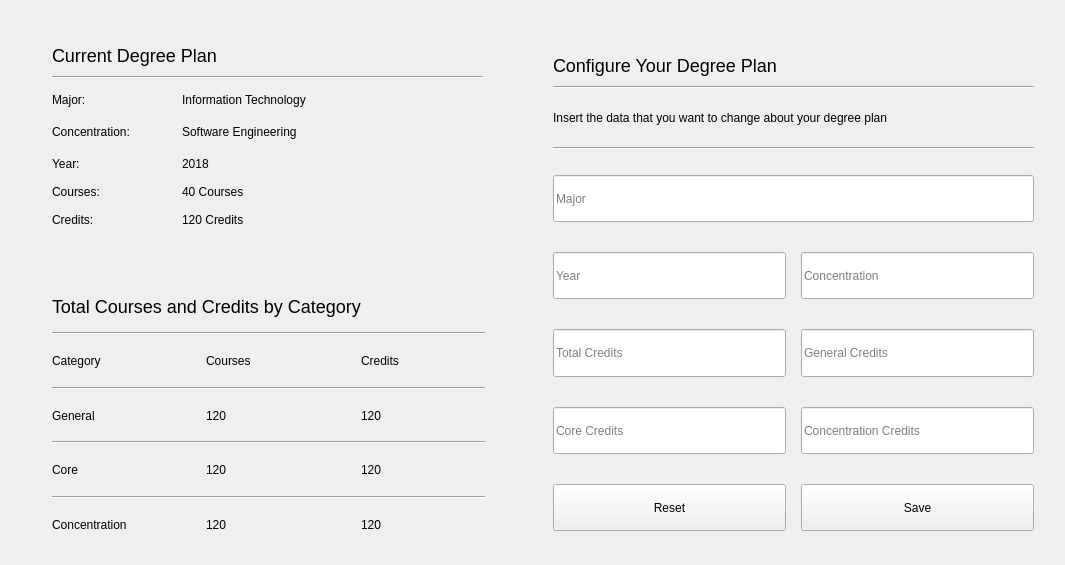
         <widget class="QWidget" name="degreeplan_page">
          <widget class="QFrame" name="current_degreeplan">
           <property name="geometry">
            <rect>
             <x>32</x>
             <y>30</y>
             <width>470</width>
             <height>221</height>
            </rect>
           </property>
           <property name="styleSheet">
            <string notr="true"/>
           </property>
           <property name="frameShape">
            <enum>QFrame::NoFrame</enum>
           </property>
           <property name="frameShadow">
            <enum>QFrame::Plain</enum>
           </property>
           <widget class="QWidget" name="layoutWidget_3">
            <property name="geometry">
             <rect>
              <x>10</x>
              <y>10</y>
              <width>451</width>
              <height>196</height>
             </rect>
            </property>
            <layout class="QGridLayout" name="gridLayout_8">
             <property name="leftMargin">
              <number>10</number>
             </property>
             <property name="topMargin">
              <number>5</number>
             </property>
             <property name="rightMargin">
              <number>10</number>
             </property>
             <property name="bottomMargin">
              <number>5</number>
             </property>
             <property name="horizontalSpacing">
              <number>30</number>
             </property>
             <property name="verticalSpacing">
              <number>10</number>
             </property>
             <item row="3" column="0">
              <widget class="QLabel" name="user_sum_concentration_15">
               <property name="sizePolicy">
                <sizepolicy hsizetype="Preferred" vsizetype="Expanding">
                 <horstretch>0</horstretch>
                 <verstretch>0</verstretch>
                </sizepolicy>
               </property>
               <property name="text">
                <string>Concentration:</string>
               </property>
              </widget>
             </item>
             <item row="2" column="0">
              <widget class="QLabel" name="user_sum_major_27">
               <property name="sizePolicy">
                <sizepolicy hsizetype="Preferred" vsizetype="Expanding">
                 <horstretch>0</horstretch>
                 <verstretch>0</verstretch>
                </sizepolicy>
               </property>
               <property name="text">
                <string>Major:</string>
               </property>
              </widget>
             </item>
             <item row="4" column="0">
              <widget class="QLabel" name="user_sum_major_28">
               <property name="sizePolicy">
                <sizepolicy hsizetype="Preferred" vsizetype="Expanding">
                 <horstretch>0</horstretch>
                 <verstretch>0</verstretch>
                </sizepolicy>
               </property>
               <property name="text">
                <string>Year:</string>
               </property>
              </widget>
             </item>
             <item row="2" column="1" colspan="3">
              <widget class="QLabel" name="dp_major">
               <property name="sizePolicy">
                <sizepolicy hsizetype="Expanding" vsizetype="Expanding">
                 <horstretch>0</horstretch>
                 <verstretch>0</verstretch>
                </sizepolicy>
               </property>
               <property name="text">
                <string>Information Technology</string>
               </property>
              </widget>
             </item>
             <item row="5" column="0" rowspan="2">
              <widget class="QLabel" name="user_sum_concentration_11">
               <property name="sizePolicy">
                <sizepolicy hsizetype="Preferred" vsizetype="Expanding">
                 <horstretch>0</horstretch>
                 <verstretch>0</verstretch>
                </sizepolicy>
               </property>
               <property name="text">
                <string>Courses:</string>
               </property>
              </widget>
             </item>
             <item row="0" column="0" colspan="4">
              <widget class="QLabel" name="user_sum_fullname_7">
               <property name="styleSheet">
                <string notr="true">font-size: 18px;</string>
               </property>
               <property name="text">
                <string>Current Degree Plan</string>
               </property>
              </widget>
             </item>
             <item row="3" column="1" colspan="3">
              <widget class="QLabel" name="dp_conc">
               <property name="sizePolicy">
                <sizepolicy hsizetype="Preferred" vsizetype="Expanding">
                 <horstretch>0</horstretch>
                 <verstretch>0</verstretch>
                </sizepolicy>
               </property>
               <property name="text">
                <string>Software Engineering</string>
               </property>
              </widget>
             </item>
             <item row="4" column="1" colspan="3">
              <widget class="QLabel" name="dp_year">
               <property name="sizePolicy">
                <sizepolicy hsizetype="Expanding" vsizetype="Expanding">
                 <horstretch>0</horstretch>
                 <verstretch>0</verstretch>
                </sizepolicy>
               </property>
               <property name="text">
                <string>2018</string>
               </property>
              </widget>
             </item>
             <item row="1" column="0" colspan="4">
              <widget class="Line" name="line_9">
               <property name="orientation">
                <enum>Qt::Horizontal</enum>
               </property>
              </widget>
             </item>
             <item row="7" column="0">
              <widget class="QLabel" name="user_sum_concentration_12">
               <property name="sizePolicy">
                <sizepolicy hsizetype="Preferred" vsizetype="Expanding">
                 <horstretch>0</horstretch>
                 <verstretch>0</verstretch>
                </sizepolicy>
               </property>
               <property name="text">
                <string>Credits:</string>
               </property>
              </widget>
             </item>
             <item row="5" column="1" rowspan="2" colspan="3">
              <widget class="QLabel" name="dp_courses">
               <property name="sizePolicy">
                <sizepolicy hsizetype="Expanding" vsizetype="Expanding">
                 <horstretch>0</horstretch>
                 <verstretch>0</verstretch>
                </sizepolicy>
               </property>
               <property name="text">
                <string>40 Courses</string>
               </property>
              </widget>
             </item>
             <item row="7" column="1" colspan="3">
              <widget class="QLabel" name="dp_credits">
               <property name="sizePolicy">
                <sizepolicy hsizetype="Expanding" vsizetype="Expanding">
                 <horstretch>0</horstretch>
                 <verstretch>0</verstretch>
                </sizepolicy>
               </property>
               <property name="text">
                <string>120 Credits</string>
               </property>
              </widget>
             </item>
            </layout>
           </widget>
          </widget>
          <widget class="QFrame" name="courses_by_category">
           <property name="geometry">
            <rect>
             <x>32</x>
             <y>275</y>
             <width>470</width>
             <height>281</height>
            </rect>
           </property>
           <property name="styleSheet">
            <string notr="true"/>
           </property>
           <property name="frameShape">
            <enum>QFrame::NoFrame</enum>
           </property>
           <property name="frameShadow">
            <enum>QFrame::Plain</enum>
           </property>
           <widget class="QWidget" name="layoutWidget_13">
            <property name="geometry">
             <rect>
              <x>10</x>
              <y>10</y>
              <width>453</width>
              <height>261</height>
             </rect>
            </property>
            <layout class="QGridLayout" name="gridLayout_11">
             <property name="leftMargin">
              <number>10</number>
             </property>
             <property name="topMargin">
              <number>5</number>
             </property>
             <property name="rightMargin">
              <number>10</number>
             </property>
             <property name="bottomMargin">
              <number>5</number>
             </property>
             <property name="horizontalSpacing">
              <number>30</number>
             </property>
             <property name="verticalSpacing">
              <number>10</number>
             </property>
             <item row="0" column="0" colspan="3">
              <widget class="QLabel" name="user_sum_fullname_10">
               <property name="styleSheet">
                <string notr="true">font-size: 18px;</string>
               </property>
               <property name="text">
                <string>Total Courses and Credits by Category</string>
               </property>
              </widget>
             </item>
             <item row="8" column="2">
              <widget class="QLabel" name="dp_con_credits">
               <property name="sizePolicy">
                <sizepolicy hsizetype="Expanding" vsizetype="Preferred">
                 <horstretch>0</horstretch>
                 <verstretch>0</verstretch>
                </sizepolicy>
               </property>
               <property name="text">
                <string>120</string>
               </property>
              </widget>
             </item>
             <item row="1" column="0" colspan="3">
              <widget class="Line" name="line_25">
               <property name="orientation">
                <enum>Qt::Horizontal</enum>
               </property>
              </widget>
             </item>
             <item row="4" column="0">
              <widget class="QLabel" name="user_sum_concentration_25">
               <property name="sizePolicy">
                <sizepolicy hsizetype="Expanding" vsizetype="Preferred">
                 <horstretch>0</horstretch>
                 <verstretch>0</verstretch>
                </sizepolicy>
               </property>
               <property name="text">
                <string>General</string>
               </property>
              </widget>
             </item>
             <item row="6" column="0">
              <widget class="QLabel" name="user_sum_concentration_26">
               <property name="sizePolicy">
                <sizepolicy hsizetype="Expanding" vsizetype="Preferred">
                 <horstretch>0</horstretch>
                 <verstretch>0</verstretch>
                </sizepolicy>
               </property>
               <property name="text">
                <string>Core</string>
               </property>
              </widget>
             </item>
             <item row="8" column="0">
              <widget class="QLabel" name="user_sum_concentration_28">
               <property name="sizePolicy">
                <sizepolicy hsizetype="Expanding" vsizetype="Preferred">
                 <horstretch>0</horstretch>
                 <verstretch>0</verstretch>
                </sizepolicy>
               </property>
               <property name="text">
                <string>Concentration</string>
               </property>
              </widget>
             </item>
             <item row="3" column="0" colspan="3">
              <widget class="Line" name="line_26">
               <property name="orientation">
                <enum>Qt::Horizontal</enum>
               </property>
              </widget>
             </item>
             <item row="6" column="1">
              <widget class="QLabel" name="dp_cor_courses">
               <property name="sizePolicy">
                <sizepolicy hsizetype="Expanding" vsizetype="Preferred">
                 <horstretch>0</horstretch>
                 <verstretch>0</verstretch>
                </sizepolicy>
               </property>
               <property name="text">
                <string>120</string>
               </property>
              </widget>
             </item>
             <item row="4" column="1">
              <widget class="QLabel" name="dp_gen_courses">
               <property name="sizePolicy">
                <sizepolicy hsizetype="Expanding" vsizetype="Preferred">
                 <horstretch>0</horstretch>
                 <verstretch>0</verstretch>
                </sizepolicy>
               </property>
               <property name="text">
                <string>120</string>
               </property>
              </widget>
             </item>
             <item row="2" column="2">
              <widget class="QLabel" name="user_sum_major_66">
               <property name="sizePolicy">
                <sizepolicy hsizetype="Expanding" vsizetype="Preferred">
                 <horstretch>0</horstretch>
                 <verstretch>0</verstretch>
                </sizepolicy>
               </property>
               <property name="text">
                <string>Credits</string>
               </property>
              </widget>
             </item>
             <item row="2" column="1">
              <widget class="QLabel" name="user_sum_major_64">
               <property name="sizePolicy">
                <sizepolicy hsizetype="Expanding" vsizetype="Preferred">
                 <horstretch>0</horstretch>
                 <verstretch>0</verstretch>
                </sizepolicy>
               </property>
               <property name="text">
                <string>Courses</string>
               </property>
              </widget>
             </item>
             <item row="8" column="1">
              <widget class="QLabel" name="dp_con_courses">
               <property name="sizePolicy">
                <sizepolicy hsizetype="Expanding" vsizetype="Preferred">
                 <horstretch>0</horstretch>
                 <verstretch>0</verstretch>
                </sizepolicy>
               </property>
               <property name="text">
                <string>120</string>
               </property>
              </widget>
             </item>
             <item row="4" column="2">
              <widget class="QLabel" name="dp_gen_credits">
               <property name="sizePolicy">
                <sizepolicy hsizetype="Expanding" vsizetype="Preferred">
                 <horstretch>0</horstretch>
                 <verstretch>0</verstretch>
                </sizepolicy>
               </property>
               <property name="text">
                <string>120</string>
               </property>
              </widget>
             </item>
             <item row="2" column="0">
              <widget class="QLabel" name="user_sum_major_65">
               <property name="sizePolicy">
                <sizepolicy hsizetype="Expanding" vsizetype="Preferred">
                 <horstretch>0</horstretch>
                 <verstretch>0</verstretch>
                </sizepolicy>
               </property>
               <property name="text">
                <string>Category</string>
               </property>
              </widget>
             </item>
             <item row="5" column="0" colspan="3">
              <widget class="Line" name="line_27">
               <property name="orientation">
                <enum>Qt::Horizontal</enum>
               </property>
              </widget>
             </item>
             <item row="6" column="2">
              <widget class="QLabel" name="dp_cor_credits">
               <property name="sizePolicy">
                <sizepolicy hsizetype="Expanding" vsizetype="Preferred">
                 <horstretch>0</horstretch>
                 <verstretch>0</verstretch>
                </sizepolicy>
               </property>
               <property name="text">
                <string>120</string>
               </property>
              </widget>
             </item>
             <item row="7" column="0" colspan="3">
              <widget class="Line" name="line_31">
               <property name="orientation">
                <enum>Qt::Horizontal</enum>
               </property>
              </widget>
             </item>
            </layout>
           </widget>
          </widget>
          <widget class="QFrame" name="config_degreeplan">
           <property name="geometry">
            <rect>
             <x>533</x>
             <y>30</y>
             <width>523</width>
             <height>526</height>
            </rect>
           </property>
           <property name="styleSheet">
            <string notr="true"/>
           </property>
           <property name="frameShape">
            <enum>QFrame::NoFrame</enum>
           </property>
           <property name="frameShadow">
            <enum>QFrame::Plain</enum>
           </property>
           <widget class="QWidget" name="layoutWidget">
            <property name="geometry">
             <rect>
              <x>20</x>
              <y>20</y>
              <width>481</width>
              <height>486</height>
             </rect>
            </property>
            <layout class="QVBoxLayout" name="config_degreeplan_container" stretch="0,0,2,0,20">
             <property name="spacing">
              <number>10</number>
             </property>
             <property name="topMargin">
              <number>5</number>
             </property>
             <property name="bottomMargin">
              <number>0</number>
             </property>
             <item>
              <widget class="QLabel" name="config_degreeplan_title">
               <property name="styleSheet">
                <string notr="true">font-size: 18px;</string>
               </property>
               <property name="text">
                <string>Configure Your Degree Plan</string>
               </property>
              </widget>
             </item>
             <item>
              <widget class="Line" name="config_degreeplan_line1">
               <property name="orientation">
                <enum>Qt::Horizontal</enum>
               </property>
              </widget>
             </item>
             <item>
              <widget class="QLabel" name="config_degreeplan_guide">
               <property name="text">
                <string>Insert the data that you want to change about your degree plan</string>
               </property>
              </widget>
             </item>
             <item>
              <widget class="Line" name="config_degreeplan_line2">
               <property name="orientation">
                <enum>Qt::Horizontal</enum>
               </property>
              </widget>
             </item>
             <item>
              <layout class="QGridLayout" name="config_degreeplan_input_container">
               <property name="topMargin">
                <number>15</number>
               </property>
               <property name="rightMargin">
                <number>0</number>
               </property>
               <property name="bottomMargin">
                <number>5</number>
               </property>
               <property name="horizontalSpacing">
                <number>15</number>
               </property>
               <property name="verticalSpacing">
                <number>30</number>
               </property>
               <item row="3" column="1">
                <widget class="QLineEdit" name="config_degreeplan_concentration_credit">
                 <property name="sizePolicy">
                  <sizepolicy hsizetype="Expanding" vsizetype="Expanding">
                   <horstretch>0</horstretch>
                   <verstretch>0</verstretch>
                  </sizepolicy>
                 </property>
                 <property name="text">
                  <string/>
                 </property>
                 <property name="placeholderText">
                  <string>Concentration Credits</string>
                 </property>
                </widget>
               </item>
               <item row="4" column="1">
                <widget class="QPushButton" name="config_degreeplan_save">
                 <property name="sizePolicy">
                  <sizepolicy hsizetype="Expanding" vsizetype="Expanding">
                   <horstretch>0</horstretch>
                   <verstretch>0</verstretch>
                  </sizepolicy>
                 </property>
                 <property name="text">
                  <string>Save</string>
                 </property>
                </widget>
               </item>
               <item row="4" column="0">
                <widget class="QPushButton" name="config_degreeplan_reset">
                 <property name="sizePolicy">
                  <sizepolicy hsizetype="Expanding" vsizetype="Expanding">
                   <horstretch>0</horstretch>
                   <verstretch>0</verstretch>
                  </sizepolicy>
                 </property>
                 <property name="text">
                  <string>Reset</string>
                 </property>
                </widget>
               </item>
               <item row="3" column="0">
                <widget class="QLineEdit" name="config_degreeplan_core">
                 <property name="sizePolicy">
                  <sizepolicy hsizetype="Expanding" vsizetype="Expanding">
                   <horstretch>0</horstretch>
                   <verstretch>0</verstretch>
                  </sizepolicy>
                 </property>
                 <property name="text">
                  <string/>
                 </property>
                 <property name="placeholderText">
                  <string>Core Credits</string>
                 </property>
                </widget>
               </item>
               <item row="2" column="1">
                <widget class="QLineEdit" name="config_degreeplan_general">
                 <property name="sizePolicy">
                  <sizepolicy hsizetype="Expanding" vsizetype="Expanding">
                   <horstretch>0</horstretch>
                   <verstretch>0</verstretch>
                  </sizepolicy>
                 </property>
                 <property name="text">
                  <string/>
                 </property>
                 <property name="placeholderText">
                  <string>General Credits</string>
                 </property>
                </widget>
               </item>
               <item row="2" column="0">
                <widget class="QLineEdit" name="config_degreeplan_credit">
                 <property name="sizePolicy">
                  <sizepolicy hsizetype="Expanding" vsizetype="Expanding">
                   <horstretch>0</horstretch>
                   <verstretch>0</verstretch>
                  </sizepolicy>
                 </property>
                 <property name="text">
                  <string/>
                 </property>
                 <property name="placeholderText">
                  <string>Total Credits</string>
                 </property>
                </widget>
               </item>
               <item row="1" column="1">
                <widget class="QLineEdit" name="config_degreeplan_concentration">
                 <property name="sizePolicy">
                  <sizepolicy hsizetype="Expanding" vsizetype="Expanding">
                   <horstretch>0</horstretch>
                   <verstretch>0</verstretch>
                  </sizepolicy>
                 </property>
                 <property name="text">
                  <string/>
                 </property>
                 <property name="placeholderText">
                  <string>Concentration</string>
                 </property>
                </widget>
               </item>
               <item row="1" column="0">
                <widget class="QLineEdit" name="config_degreeplan_year">
                 <property name="sizePolicy">
                  <sizepolicy hsizetype="Expanding" vsizetype="Expanding">
                   <horstretch>0</horstretch>
                   <verstretch>0</verstretch>
                  </sizepolicy>
                 </property>
                 <property name="text">
                  <string/>
                 </property>
                 <property name="placeholderText">
                  <string>Year</string>
                 </property>
                </widget>
               </item>
               <item row="0" column="0" colspan="2">
                <widget class="QLineEdit" name="config_degreeplan_major">
                 <property name="sizePolicy">
                  <sizepolicy hsizetype="Expanding" vsizetype="Expanding">
                   <horstretch>0</horstretch>
                   <verstretch>0</verstretch>
                  </sizepolicy>
                 </property>
                 <property name="text">
                  <string/>
                 </property>
                 <property name="placeholderText">
                  <string>Major</string>
                 </property>
                </widget>
               </item>
              </layout>
             </item>
            </layout>
           </widget>
          </widget>
         </widget>
